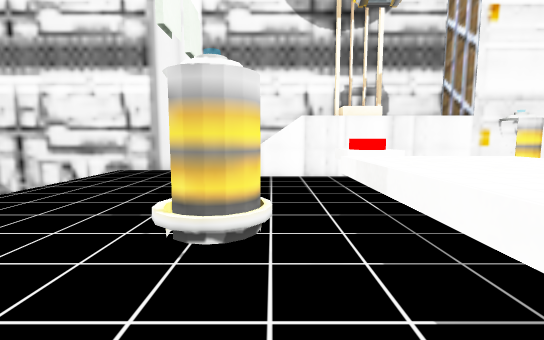
View 1 (above)

22 first-person views from a walk through a scene from a Unity 3-D project. The camera is 1.3 m above the floor, tilts 6° down and sees 85° across. The floor is counted in squares, 1 m on a side. Each view is taken from the middle of a square. On the plan, view 1 faces up. The plan holds only what a view shows up to about 14 squares ahead; the rest is blank. The place goes on beyond the plan. Some surface patterns are stand-ins.

View 2
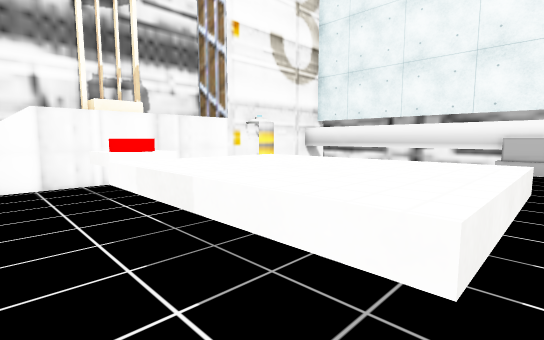

View 3
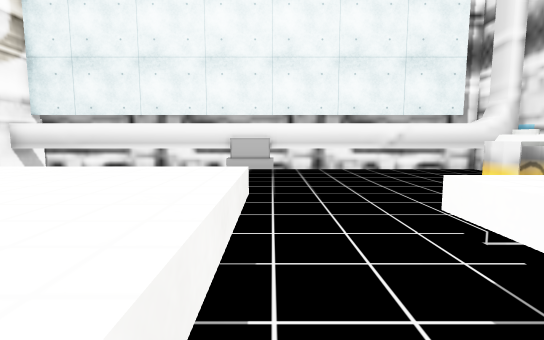

View 4
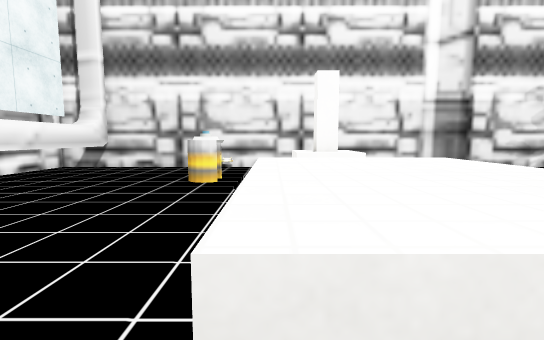

View 5
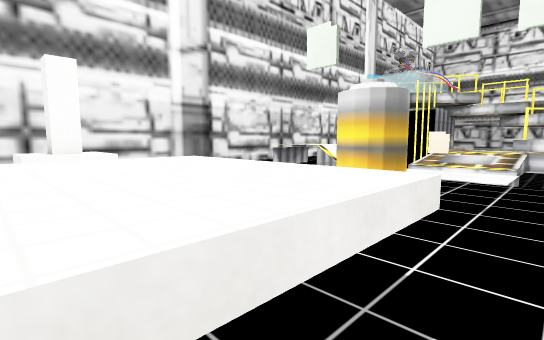

View 6
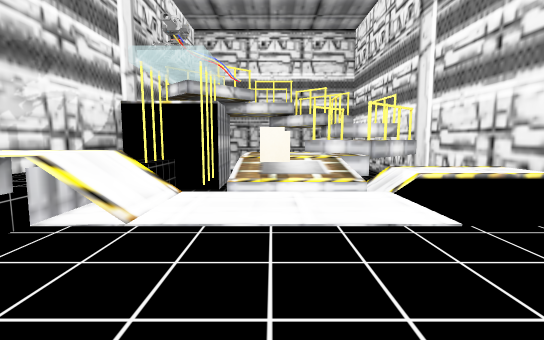

View 7
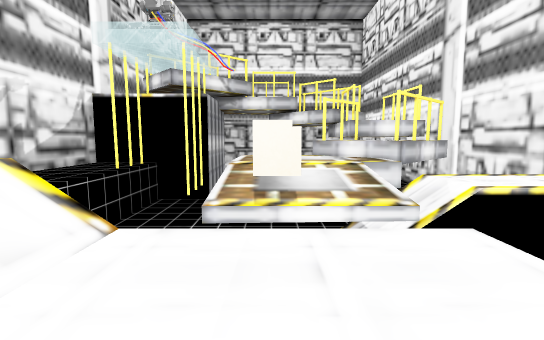

View 8
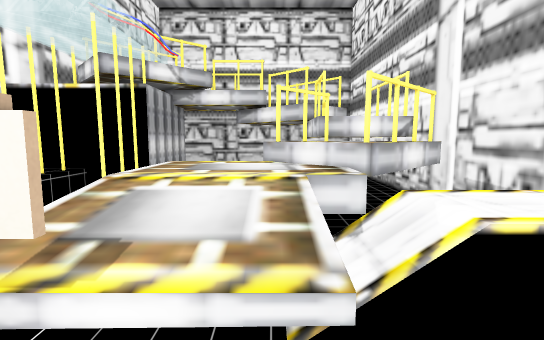

View 9
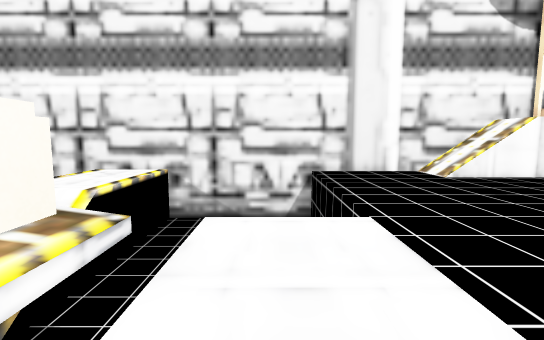

View 10
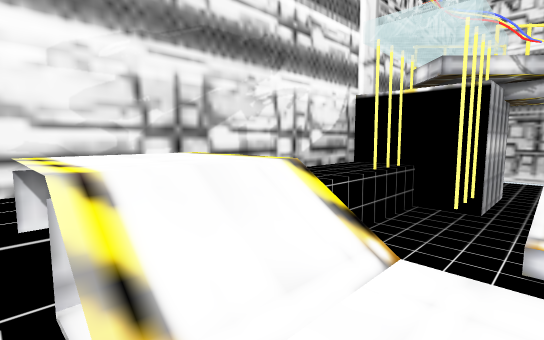

View 11
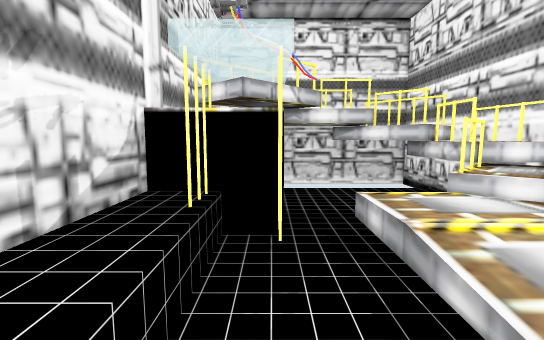

View 12
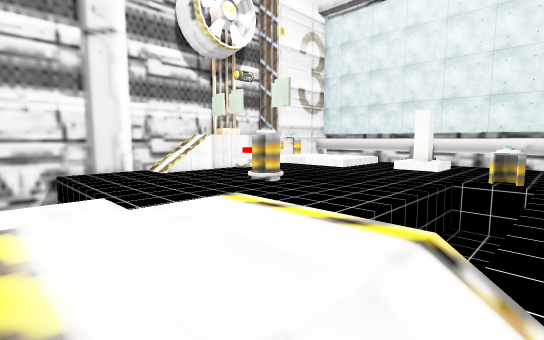

View 13
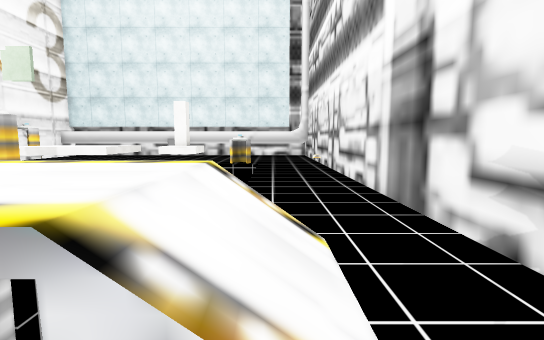

View 14
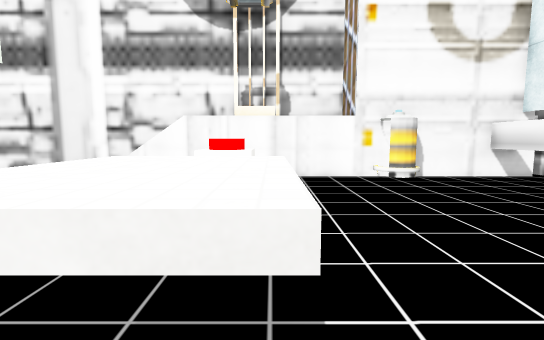

View 15
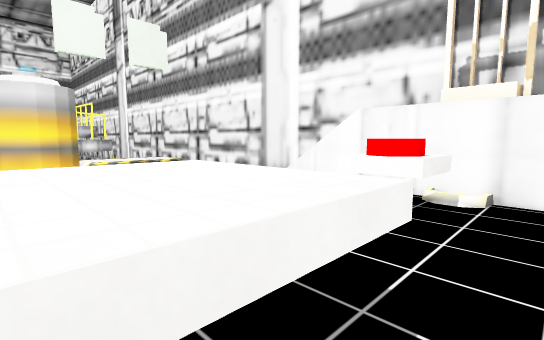

View 16
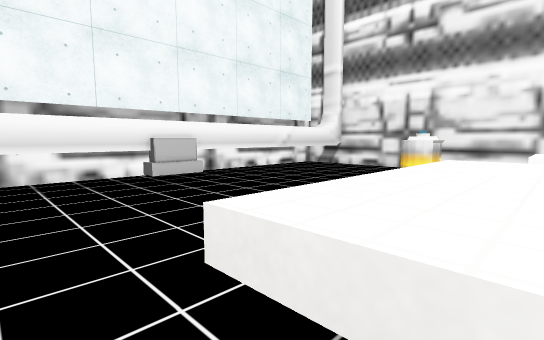

View 17
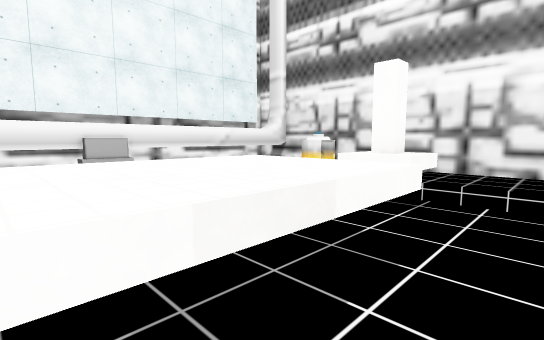

View 18
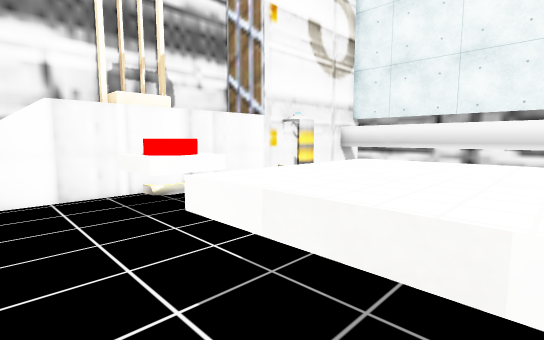

View 19
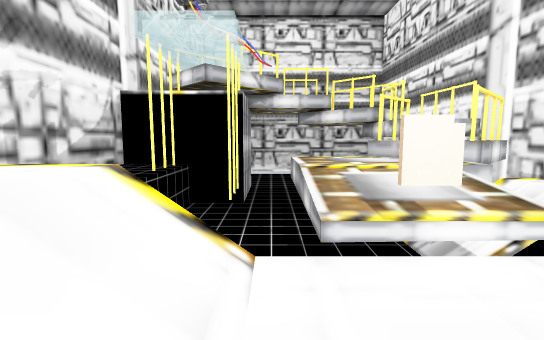

View 20
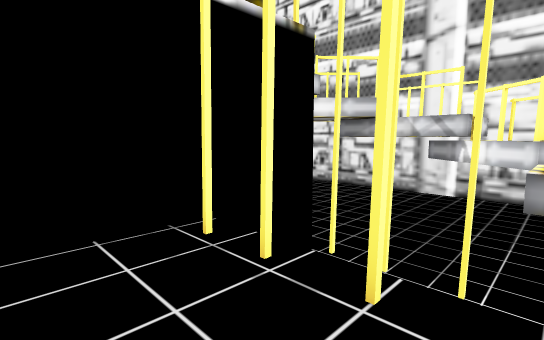

View 21
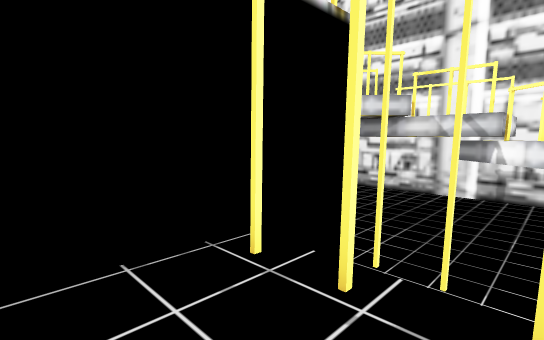

View 22
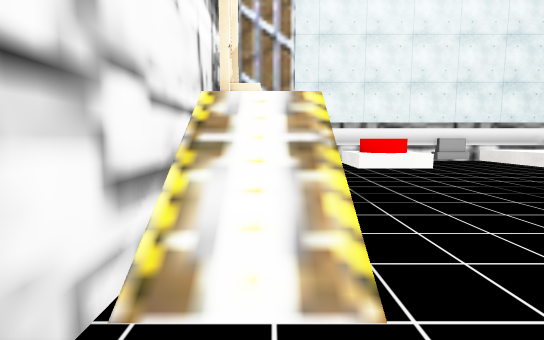

### Floor plan
Key: @ floor where view 1 was taken; # wall or solid block; . main floor; - floor 0.25 m lower than the main floor; _ floor 0.75 m lower than the main floor; : floor 1 m higher than the main floor; / step, stairs or slope; ^ raised ledge; v drop or lower ground; O other object.
Columns run from 23 left of view 1 to 12 right of it. Each row starts with its distance up from view 1.
 13  ########       ##
 12     vvvv###vvvvvv##############
 11     v   ...vv    ....//// //  #
 10    v#v  ...vv    ..../////OO..#O####
  9   v#^^v ...vv    ........OO....O...#
  8  v##^^^v...vv    ........OO........#
  7 vv##^^ ^#--vv    ..................#
  6 vvv#^^^^^^_vv    ..................#
  5 vvvv^^^^^^vvvvvvv.......^^^^.......#
  4 vvvvv#^^^^^^^vv.......OO^^^^.......#
  3 vvvvvv^^^^^^^vv.......O.^^^^.......#
  2 vvvvvv^^^^^^^Ov.........^^^^......O#
  1 vvvvvv^^^^^^^vv..........^^.......O#
  0 vvvvvvvvvvv   v........@...........#
 -1 vvvvvvvvvvv   v//.. .....OO........#
 -2   #vvvvvvv    v::v   vvv OOvv......#
 -3   #vvvvvvv    v::v       vvvvO.....#
 -4   #vvvvvvvvv  v::v vvvvvv v vO.....#
 -5   ##v#........///.......... .......#
 -6   #..........  ............ .. ....#
 -7   #........    ............... ....#
 -8   ##################################

Positions as (right, up) in squares from view 1, and headings:
1: (0, 0), facing up
2: (0, 1), facing up-right
3: (1, 1), facing right
4: (4, 6), facing down
5: (4, 6), facing down-left
6: (-2, 2), facing left
7: (-5, 2), facing left
8: (-8, 4), facing left
9: (-8, 0), facing up
10: (-6, 1), facing down-left
11: (-8, -2), facing left
12: (-9, -5), facing up-right
13: (-10, -5), facing right
14: (4, 0), facing up
15: (5, 3), facing up-left
16: (3, 6), facing down-right
17: (0, 5), facing down-right
18: (0, 3), facing up-right
19: (-6, 0), facing left
20: (-17, -7), facing up-left
21: (-18, -7), facing up-left
22: (-4, 11), facing right
